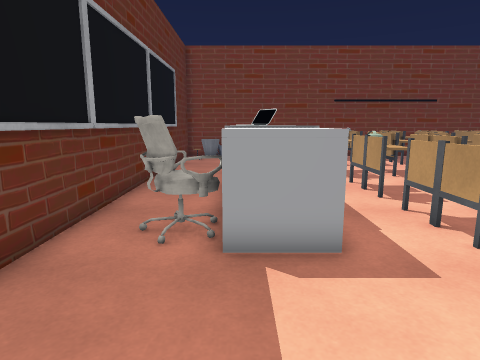
View 1 (above)

17 first-person views from a walk through a 3-D level made in the Unity game engine. The camera is 1.3 m above the floor, tilts 10° down and sees 75° across. The floor is counted in squares, 0.57 m on a side. Each view is taken from the middle of a square. On the plan, view 1 faces up. The plan holds only what a view shows up to about 19 squares ahead; the rest is blank. The place goes on beyond the plan. The player is left out. Some animated figures are not drawn.

View 2
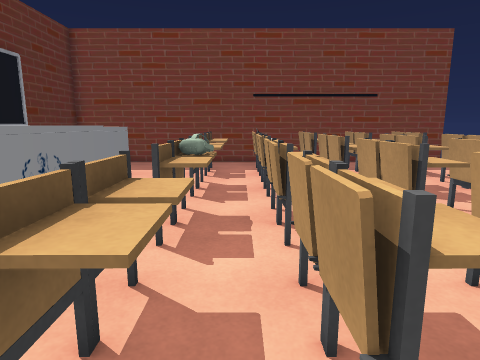

View 3
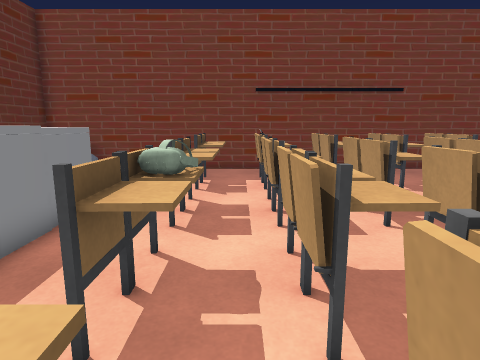

View 4
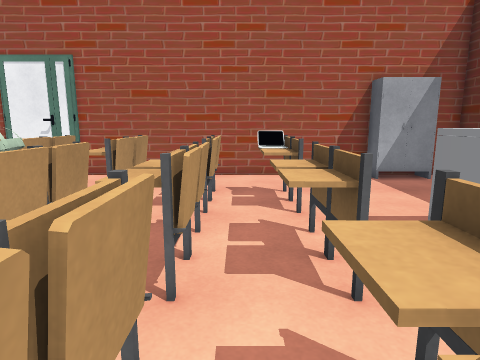

View 5
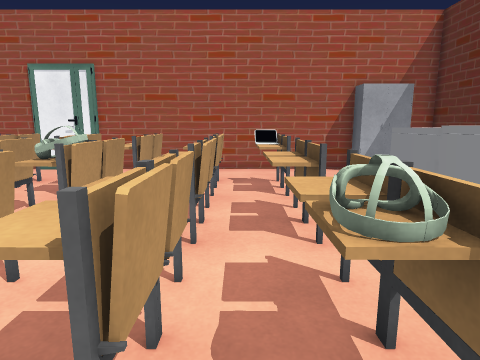

View 6
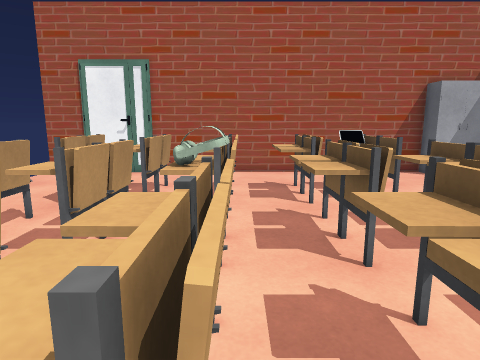

View 7
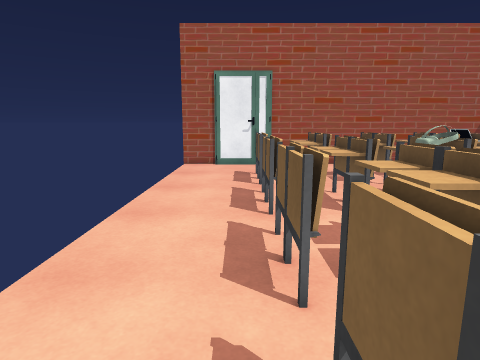

View 8
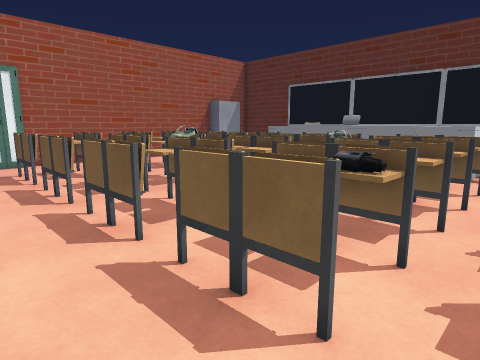

View 9
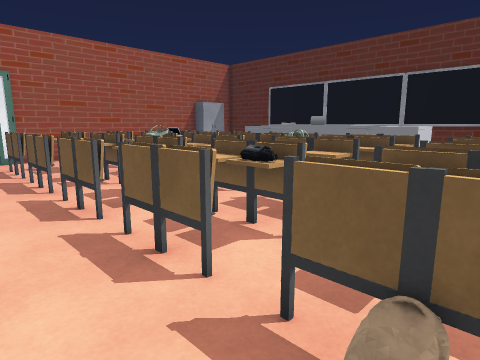

View 10
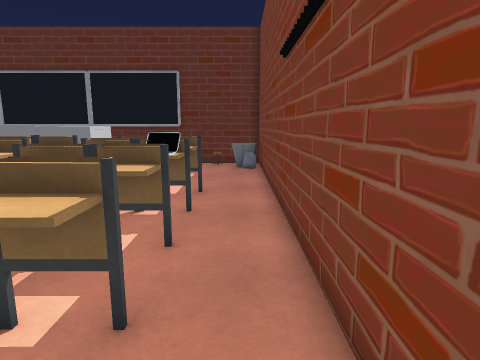

View 11
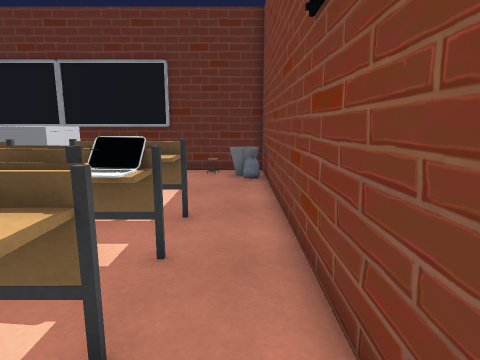

View 12
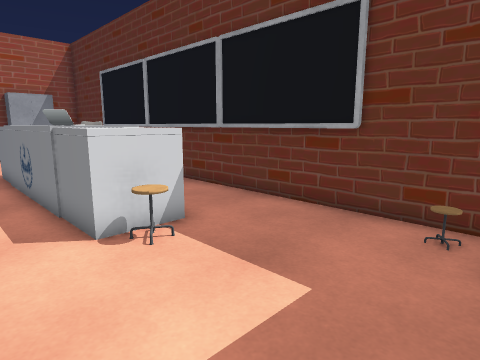

View 13
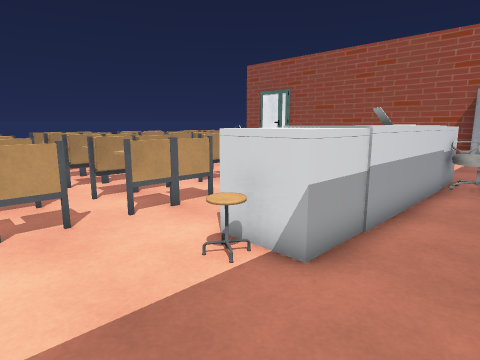

View 14
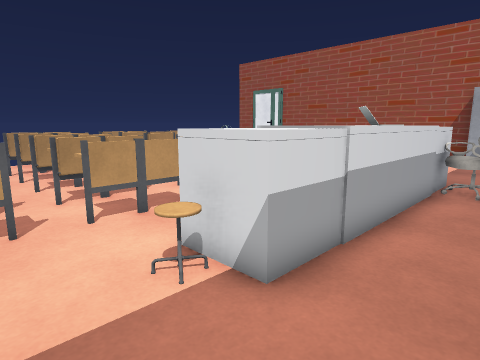

View 15
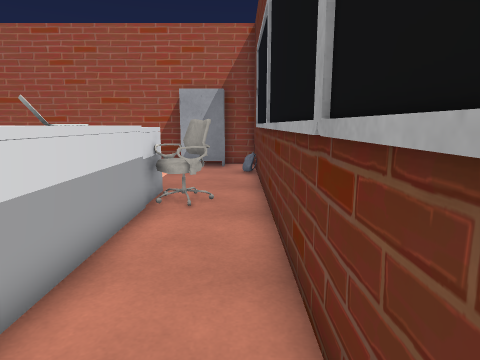

View 16
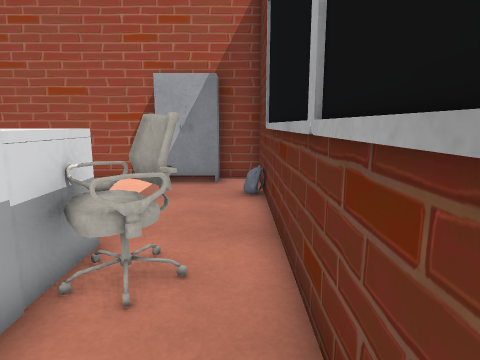

View 17
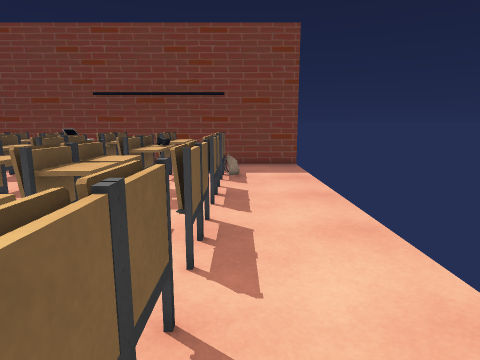

### Floor plan
Key: @ floor where view 1 was taken; # wall or solid block; x gap in a wall; . floor; = window, fence, low wall or low ledge; ^ raised ledge; L laptop; T thing the floor can be seen under or through; O other object.
Columns run from 4 left of view 1 to 18 right of it. Each row starts with its distance up from view 1.
 23 #######################
 22 #OO....................
 21 #............##........
 20 #.......=^.LL^^#^^=....
 19 #.......=^.^^^^#^^#....
 18 #.......#^.^.#^#^.x....
 17 #....O.......# ##......
 16 #...OO..=^.^^^^#OO=....
 15 #...OOO..^.^^^^#^^=....
 14 #...OOO..^.^^^^#^^#....
 13 #...O O................
 12 #...O O.=O.^^^^#^^=....
 11 #...OOO.=#.^^^^#^^=....
 10 #...LLO.=^.^^^^#^^=....
  9 #...LOO................
  8 #...OOO.=^.^^.#T^^=....
  7 #.OOO O..^.^^^O ^^=....
  6 #.OOOOO..^.^^^^ ^^=....
  5 #...OO.......x. T......
  4 #.......#^.^.#^ ^.x....
  3 #.......=^.^^^^ ^^=....
  2 #.......=L.^^^  ^^=....
  1 #............# ........
  0 #...@..................
 -1 #.###..................
 -2 #######################

Where each view was taken, in squares from view 1:
view 1: 0 up, 0 right, facing up
view 2: 4 up, 6 right, facing up
view 3: 7 up, 6 right, facing up
view 4: 12 up, 6 right, facing down
view 5: 14 up, 6 right, facing down
view 6: 13 up, 9 right, facing down
view 7: 16 up, 15 right, facing down
view 8: 18 up, 17 right, facing down-left
view 9: 20 up, 17 right, facing down-left
view 10: 22 up, 15 right, facing left
view 11: 22 up, 12 right, facing left
view 12: 22 up, 4 right, facing down-left
view 13: 20 up, 3 left, facing down-right
view 14: 19 up, 3 left, facing down-right
view 15: 16 up, 3 left, facing down
view 16: 11 up, 3 left, facing down
view 17: 5 up, 15 right, facing up
